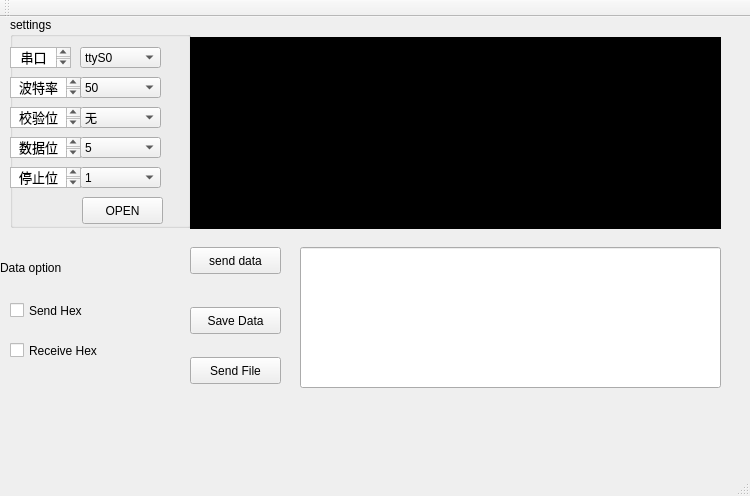
<?xml version="1.0" encoding="UTF-8"?>
<ui version="4.0">
 <class>MainWindow</class>
 <widget class="QMainWindow" name="MainWindow">
  <property name="geometry">
   <rect>
    <x>0</x>
    <y>0</y>
    <width>750</width>
    <height>496</height>
   </rect>
  </property>
  <property name="windowTitle">
   <string>MainWindow</string>
  </property>
  <widget class="QWidget" name="centralWidget">
   <widget class="QGroupBox" name="groupBox">
    <property name="geometry">
     <rect>
      <x>10</x>
      <y>0</y>
      <width>181</width>
      <height>211</height>
     </rect>
    </property>
    <property name="title">
     <string>settings</string>
    </property>
    <widget class="QComboBox" name="comboBox">
     <property name="geometry">
      <rect>
       <x>70</x>
       <y>30</y>
       <width>81</width>
       <height>21</height>
      </rect>
     </property>
     <item>
      <property name="text">
       <string>ttyS0</string>
      </property>
     </item>
     <item>
      <property name="text">
       <string>ttyS1</string>
      </property>
     </item>
     <item>
      <property name="text">
       <string>ttyS2</string>
      </property>
     </item>
    </widget>
    <widget class="QTextBrowser" name="textBrowser">
     <property name="geometry">
      <rect>
       <x>0</x>
       <y>30</y>
       <width>61</width>
       <height>21</height>
      </rect>
     </property>
     <property name="html">
      <string>&lt;!DOCTYPE HTML PUBLIC &quot;-//W3C//DTD HTML 4.0//EN&quot; &quot;http://www.w3.org/TR/REC-html40/strict.dtd&quot;&gt;
&lt;html&gt;&lt;head&gt;&lt;meta name=&quot;qrichtext&quot; content=&quot;1&quot; /&gt;&lt;style type=&quot;text/css&quot;&gt;
p, li { white-space: pre-wrap; }
&lt;/style&gt;&lt;/head&gt;&lt;body style=&quot; font-family:'Sans'; font-size:10pt; font-weight:400; font-style:normal;&quot;&gt;
&lt;p align=&quot;center&quot; style=&quot; margin-top:0px; margin-bottom:0px; margin-left:0px; margin-right:0px; -qt-block-indent:0; text-indent:0px;&quot;&gt;串口&lt;/p&gt;&lt;/body&gt;&lt;/html&gt;</string>
     </property>
    </widget>
    <widget class="QTextBrowser" name="textBrowser_2">
     <property name="geometry">
      <rect>
       <x>0</x>
       <y>60</y>
       <width>71</width>
       <height>21</height>
      </rect>
     </property>
     <property name="html">
      <string>&lt;!DOCTYPE HTML PUBLIC &quot;-//W3C//DTD HTML 4.0//EN&quot; &quot;http://www.w3.org/TR/REC-html40/strict.dtd&quot;&gt;
&lt;html&gt;&lt;head&gt;&lt;meta name=&quot;qrichtext&quot; content=&quot;1&quot; /&gt;&lt;style type=&quot;text/css&quot;&gt;
p, li { white-space: pre-wrap; }
&lt;/style&gt;&lt;/head&gt;&lt;body style=&quot; font-family:'Sans'; font-size:10pt; font-weight:400; font-style:normal;&quot;&gt;
&lt;p align=&quot;center&quot; style=&quot; margin-top:0px; margin-bottom:0px; margin-left:0px; margin-right:0px; -qt-block-indent:0; text-indent:0px;&quot;&gt;波特率&lt;/p&gt;&lt;/body&gt;&lt;/html&gt;</string>
     </property>
    </widget>
    <widget class="QComboBox" name="comboBox_2">
     <property name="geometry">
      <rect>
       <x>70</x>
       <y>60</y>
       <width>81</width>
       <height>21</height>
      </rect>
     </property>
     <item>
      <property name="text">
       <string>50</string>
      </property>
     </item>
     <item>
      <property name="text">
       <string>75</string>
      </property>
     </item>
     <item>
      <property name="text">
       <string>110</string>
      </property>
     </item>
     <item>
      <property name="text">
       <string>134</string>
      </property>
     </item>
     <item>
      <property name="text">
       <string>150</string>
      </property>
     </item>
     <item>
      <property name="text">
       <string>200</string>
      </property>
     </item>
     <item>
      <property name="text">
       <string>300</string>
      </property>
     </item>
     <item>
      <property name="text">
       <string>600</string>
      </property>
     </item>
     <item>
      <property name="text">
       <string>1200</string>
      </property>
     </item>
     <item>
      <property name="text">
       <string>1800</string>
      </property>
     </item>
     <item>
      <property name="text">
       <string>2400</string>
      </property>
     </item>
     <item>
      <property name="text">
       <string>4800</string>
      </property>
     </item>
     <item>
      <property name="text">
       <string>9600</string>
      </property>
     </item>
     <item>
      <property name="text">
       <string>14400</string>
      </property>
     </item>
     <item>
      <property name="text">
       <string>19200</string>
      </property>
     </item>
     <item>
      <property name="text">
       <string>38400</string>
      </property>
     </item>
     <item>
      <property name="text">
       <string>56000</string>
      </property>
     </item>
     <item>
      <property name="text">
       <string>57600</string>
      </property>
     </item>
     <item>
      <property name="text">
       <string>76800</string>
      </property>
     </item>
     <item>
      <property name="text">
       <string>115200</string>
      </property>
     </item>
    </widget>
    <widget class="QComboBox" name="comboBox_3">
     <property name="geometry">
      <rect>
       <x>70</x>
       <y>90</y>
       <width>81</width>
       <height>21</height>
      </rect>
     </property>
     <item>
      <property name="text">
       <string>无</string>
      </property>
     </item>
     <item>
      <property name="text">
       <string>奇</string>
      </property>
     </item>
     <item>
      <property name="text">
       <string>偶</string>
      </property>
     </item>
    </widget>
    <widget class="QComboBox" name="comboBox_4">
     <property name="geometry">
      <rect>
       <x>70</x>
       <y>120</y>
       <width>81</width>
       <height>21</height>
      </rect>
     </property>
     <item>
      <property name="text">
       <string>5</string>
      </property>
     </item>
     <item>
      <property name="text">
       <string>6</string>
      </property>
     </item>
     <item>
      <property name="text">
       <string>7</string>
      </property>
     </item>
     <item>
      <property name="text">
       <string>8</string>
      </property>
     </item>
    </widget>
    <widget class="QComboBox" name="comboBox_5">
     <property name="geometry">
      <rect>
       <x>70</x>
       <y>150</y>
       <width>81</width>
       <height>21</height>
      </rect>
     </property>
     <item>
      <property name="text">
       <string>1</string>
      </property>
     </item>
     <item>
      <property name="text">
       <string>1.5</string>
      </property>
     </item>
     <item>
      <property name="text">
       <string>2</string>
      </property>
     </item>
    </widget>
    <widget class="QTextBrowser" name="textBrowser_3">
     <property name="geometry">
      <rect>
       <x>0</x>
       <y>90</y>
       <width>71</width>
       <height>21</height>
      </rect>
     </property>
     <property name="html">
      <string>&lt;!DOCTYPE HTML PUBLIC &quot;-//W3C//DTD HTML 4.0//EN&quot; &quot;http://www.w3.org/TR/REC-html40/strict.dtd&quot;&gt;
&lt;html&gt;&lt;head&gt;&lt;meta name=&quot;qrichtext&quot; content=&quot;1&quot; /&gt;&lt;style type=&quot;text/css&quot;&gt;
p, li { white-space: pre-wrap; }
&lt;/style&gt;&lt;/head&gt;&lt;body style=&quot; font-family:'Sans'; font-size:10pt; font-weight:400; font-style:normal;&quot;&gt;
&lt;p align=&quot;center&quot; style=&quot; margin-top:0px; margin-bottom:0px; margin-left:0px; margin-right:0px; -qt-block-indent:0; text-indent:0px;&quot;&gt;校验位&lt;/p&gt;&lt;/body&gt;&lt;/html&gt;</string>
     </property>
    </widget>
    <widget class="QTextBrowser" name="textBrowser_4">
     <property name="geometry">
      <rect>
       <x>0</x>
       <y>120</y>
       <width>71</width>
       <height>21</height>
      </rect>
     </property>
     <property name="html">
      <string>&lt;!DOCTYPE HTML PUBLIC &quot;-//W3C//DTD HTML 4.0//EN&quot; &quot;http://www.w3.org/TR/REC-html40/strict.dtd&quot;&gt;
&lt;html&gt;&lt;head&gt;&lt;meta name=&quot;qrichtext&quot; content=&quot;1&quot; /&gt;&lt;style type=&quot;text/css&quot;&gt;
p, li { white-space: pre-wrap; }
&lt;/style&gt;&lt;/head&gt;&lt;body style=&quot; font-family:'Sans'; font-size:10pt; font-weight:400; font-style:normal;&quot;&gt;
&lt;p align=&quot;center&quot; style=&quot; margin-top:0px; margin-bottom:0px; margin-left:0px; margin-right:0px; -qt-block-indent:0; text-indent:0px;&quot;&gt;数据位&lt;/p&gt;&lt;/body&gt;&lt;/html&gt;</string>
     </property>
    </widget>
    <widget class="QTextBrowser" name="textBrowser_5">
     <property name="geometry">
      <rect>
       <x>0</x>
       <y>150</y>
       <width>71</width>
       <height>21</height>
      </rect>
     </property>
     <property name="html">
      <string>&lt;!DOCTYPE HTML PUBLIC &quot;-//W3C//DTD HTML 4.0//EN&quot; &quot;http://www.w3.org/TR/REC-html40/strict.dtd&quot;&gt;
&lt;html&gt;&lt;head&gt;&lt;meta name=&quot;qrichtext&quot; content=&quot;1&quot; /&gt;&lt;style type=&quot;text/css&quot;&gt;
p, li { white-space: pre-wrap; }
&lt;/style&gt;&lt;/head&gt;&lt;body style=&quot; font-family:'Sans'; font-size:10pt; font-weight:400; font-style:normal;&quot;&gt;
&lt;p align=&quot;center&quot; style=&quot; margin-top:0px; margin-bottom:0px; margin-left:0px; margin-right:0px; -qt-block-indent:0; text-indent:0px;&quot;&gt;停止位&lt;/p&gt;&lt;/body&gt;&lt;/html&gt;</string>
     </property>
    </widget>
    <widget class="QLabel" name="label">
     <property name="geometry">
      <rect>
       <x>10</x>
       <y>180</y>
       <width>31</width>
       <height>21</height>
      </rect>
     </property>
     <property name="text">
      <string/>
     </property>
     <property name="pixmap">
      <pixmap>1.jpg</pixmap>
     </property>
    </widget>
    <widget class="QPushButton" name="pushButton">
     <property name="geometry">
      <rect>
       <x>72</x>
       <y>180</y>
       <width>81</width>
       <height>27</height>
      </rect>
     </property>
     <property name="text">
      <string>OPEN</string>
     </property>
    </widget>
   </widget>
   <widget class="QTextBrowser" name="textBrowser_6">
    <property name="geometry">
     <rect>
      <x>190</x>
      <y>20</y>
      <width>531</width>
      <height>192</height>
     </rect>
    </property>
    <property name="styleSheet">
     <string notr="true">background-color: rgb(0, 0, 0);
color: rgb(85, 255, 0);</string>
    </property>
   </widget>
   <widget class="QPushButton" name="pushButton_2">
    <property name="geometry">
     <rect>
      <x>190</x>
      <y>230</y>
      <width>91</width>
      <height>27</height>
     </rect>
    </property>
    <property name="text">
     <string>send data</string>
    </property>
   </widget>
   <widget class="QLineEdit" name="txtSend">
    <property name="geometry">
     <rect>
      <x>300</x>
      <y>230</y>
      <width>421</width>
      <height>141</height>
     </rect>
    </property>
   </widget>
   <widget class="QLabel" name="label_2">
    <property name="geometry">
     <rect>
      <x>0</x>
      <y>240</y>
      <width>96</width>
      <height>22</height>
     </rect>
    </property>
    <property name="text">
     <string>Data option</string>
    </property>
   </widget>
   <widget class="QCheckBox" name="ckHexSend">
    <property name="geometry">
     <rect>
      <x>10</x>
      <y>280</y>
      <width>171</width>
      <height>27</height>
     </rect>
    </property>
    <property name="text">
     <string>Send Hex</string>
    </property>
   </widget>
   <widget class="QCheckBox" name="ckHexReceive">
    <property name="geometry">
     <rect>
      <x>10</x>
      <y>320</y>
      <width>171</width>
      <height>27</height>
     </rect>
    </property>
    <property name="text">
     <string>Receive Hex</string>
    </property>
   </widget>
   <widget class="QLabel" name="labReceive">
    <property name="geometry">
     <rect>
      <x>0</x>
      <y>400</y>
      <width>151</width>
      <height>31</height>
     </rect>
    </property>
    <property name="styleSheet">
     <string notr="true">font: 8pt &quot;DejaVu Sans Mono&quot;;</string>
    </property>
    <property name="text">
     <string/>
    </property>
   </widget>
   <widget class="QLabel" name="labSend">
    <property name="geometry">
     <rect>
      <x>210</x>
      <y>390</y>
      <width>151</width>
      <height>41</height>
     </rect>
    </property>
    <property name="text">
     <string/>
    </property>
   </widget>
   <widget class="QLabel" name="labTime">
    <property name="geometry">
     <rect>
      <x>370</x>
      <y>400</y>
      <width>141</width>
      <height>31</height>
     </rect>
    </property>
    <property name="text">
     <string/>
    </property>
   </widget>
   <widget class="QLabel" name="labDate">
    <property name="geometry">
     <rect>
      <x>510</x>
      <y>400</y>
      <width>201</width>
      <height>31</height>
     </rect>
    </property>
    <property name="styleSheet">
     <string notr="true">font: 8pt &quot;DejaVu Sans Mono&quot;;</string>
    </property>
    <property name="text">
     <string/>
    </property>
   </widget>
   <widget class="QLabel" name="labSend_2">
    <property name="geometry">
     <rect>
      <x>160</x>
      <y>400</y>
      <width>171</width>
      <height>31</height>
     </rect>
    </property>
    <property name="styleSheet">
     <string notr="true">font: 8pt &quot;DejaVu Sans Mono&quot;;
font: 8pt &quot;DejaVu Sans Mono&quot;;</string>
    </property>
    <property name="text">
     <string/>
    </property>
   </widget>
   <widget class="QLabel" name="labTime_2">
    <property name="geometry">
     <rect>
      <x>340</x>
      <y>400</y>
      <width>151</width>
      <height>31</height>
     </rect>
    </property>
    <property name="styleSheet">
     <string notr="true">font: 8pt &quot;DejaVu Sans Mono&quot;;</string>
    </property>
    <property name="text">
     <string/>
    </property>
   </widget>
   <widget class="QPushButton" name="pushButton_4">
    <property name="geometry">
     <rect>
      <x>190</x>
      <y>290</y>
      <width>91</width>
      <height>27</height>
     </rect>
    </property>
    <property name="text">
     <string>Save Data</string>
    </property>
   </widget>
   <widget class="QPushButton" name="pushButton_5">
    <property name="geometry">
     <rect>
      <x>190</x>
      <y>340</y>
      <width>91</width>
      <height>27</height>
     </rect>
    </property>
    <property name="text">
     <string>Send File</string>
    </property>
   </widget>
  </widget>
  <widget class="QMenuBar" name="menuBar">
   <property name="geometry">
    <rect>
     <x>0</x>
     <y>0</y>
     <width>750</width>
     <height>23</height>
    </rect>
   </property>
  </widget>
  <widget class="QToolBar" name="mainToolBar">
   <attribute name="toolBarArea">
    <enum>TopToolBarArea</enum>
   </attribute>
   <attribute name="toolBarBreak">
    <bool>false</bool>
   </attribute>
  </widget>
  <widget class="QStatusBar" name="statusBar"/>
 </widget>
 <layoutdefault spacing="6" margin="11"/>
 <resources/>
 <connections/>
</ui>
